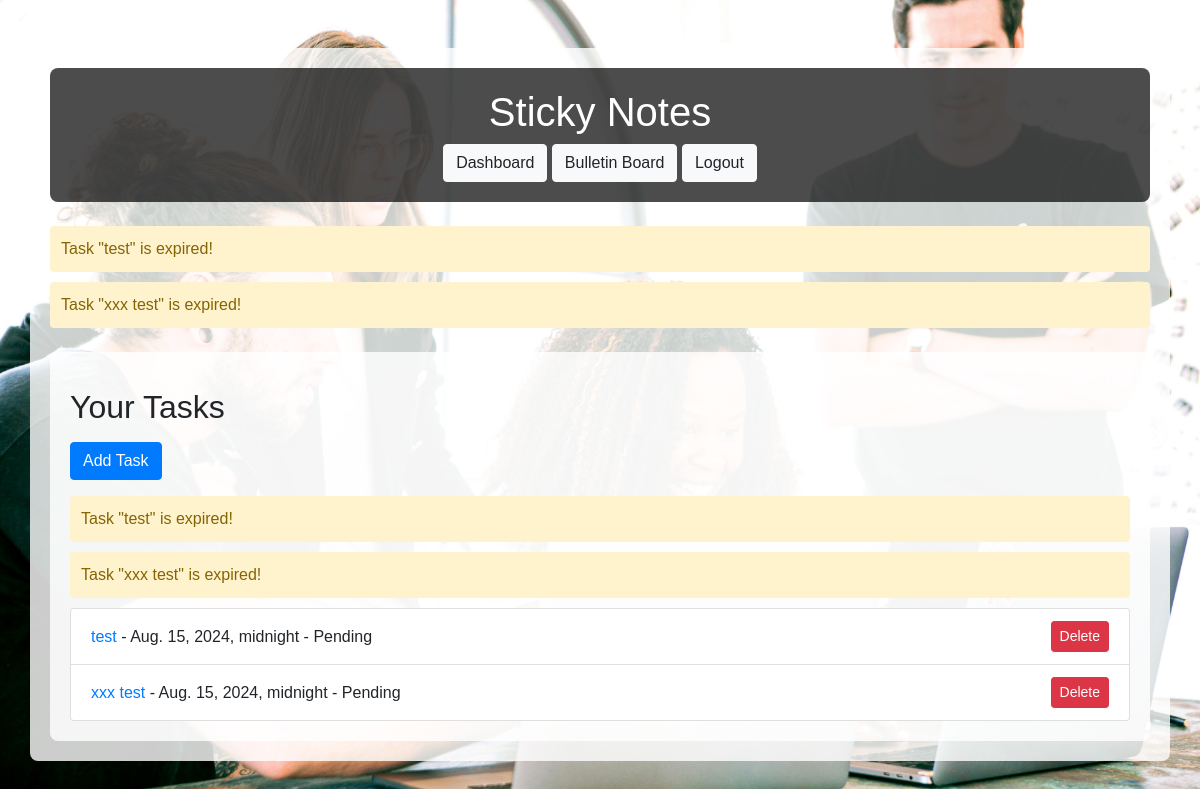
The page /tasks/ (signed in) on the database its author committed.
### the_app/models.py (models this page shows, shortened)
class Task(models.Model):
    user = models.ForeignKey(User, on_delete=models.CASCADE)
    title = models.CharField(max_length=255)
    description = models.TextField(blank=True, null=True)
    date = models.DateTimeField()
    completed = models.BooleanField(default=False)
    def is_expired(self):
        return self.date < timezone.now() and not self.completed

### the_app/views.py (the view)
# urls.py: path('tasks/', views.task_list, name='task_list'),
@login_required
def task_list(request):
    tasks = Task.objects.filter(user=request.user)
    for task in tasks:
        if task.is_expired():
            messages.warning(request, f'Task "{task.title}" is expired!')
    return render(request, 'the_app/task_list.html', {'tasks': tasks})

### the_app/templates/the_app/task_list.html (shortened to what this page needs)
{% extends 'the_app/base.html' %}
{% block content %}
<div class="container">
    <h2 class="my-3">Your Tasks</h2>
    <div class="mb-3">
        <a class="btn btn-primary" href="{% url 'task_add' %}">Add Task</a>
    </div>
    {% if messages %}
        <div class="messages">
            {% for message in messages %}
                <div class="alert {% if message.tags %}alert-{{ message.tags }}{% endif %}">
                    {{ message }}
                </div>
            {% endfor %}
        </div>
    {% endif %}
    <ul class="list-group">
        {% for task in tasks %}
            <li class="list-group-item d-flex justify-content-between align-items-center">
                <div>
                    <a href="{% url 'task_edit' task.id %}">{{ task.title }}</a> - {{ task.date }} - {% if task.completed %}Completed{% else %}Pending{% endif %}
                </div>
                <button class="btn btn-danger btn-sm" onclick="window.location.href='{% url 'task_delete' task.id %}'">Delete</button>
            </li>
        {% endfor %}
    </ul>
</div>
{% endblock %}

### the_app/static/css/style.css (style rules this page uses)
body { margin: 0; padding: 0; font-family: Arial, sans-serif; }
.container { background-color: rgba(255, 255, 255, 0.8); padding: 20px; border-radius: 8px; }
.alert { padding: 10px; margin-bottom: 10px; border-radius: 4px; border: 1px solid transparent; }

### rows shown on the page
Task: title "test", date "Aug. 15, 2024, midnight", completed "Pending"
Task: title "xxx test", date "Aug. 15, 2024, midnight", completed "Pending"

### other values the page prints
{{ message }} "Task \"test\" is expired!" "Task \"xxx test\" is expired!"
